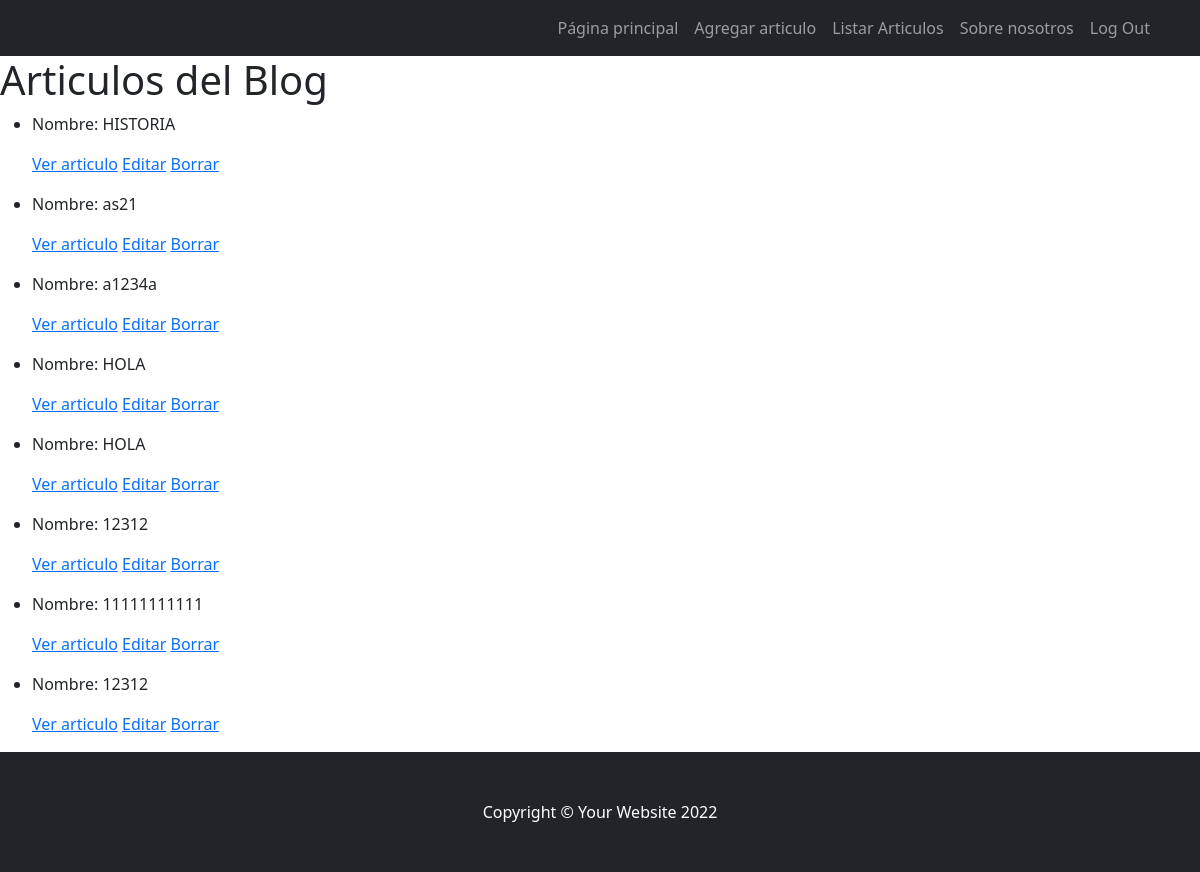
The app's page /articulo/list (signed in), older data.
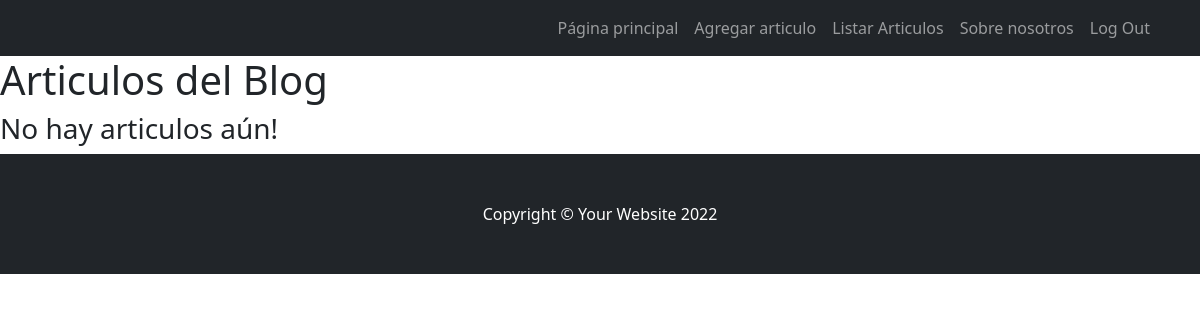
The same page, newer data.
### blog/models.py (models this page shows, shortened)
class Articulo(models.Model):
    titulo = models.CharField(max_length=50)
    subtitulo = models.CharField(max_length=50, null=True)
    fecha = models.DateField(null=True)
    texto = models.TextField(null=True)
    imagen = models.ImageField(upload_to="lugares", null=True, blank=True)
    class Meta:
        verbose_name_plural = "Articulos"

### blog/views.py (the view)
# urls.py: path("articulo/list", ArticuloList.as_view(), name="ArticuloList"),
class ArticuloList(LoginRequiredMixin, ListView):
    model = Articulo
    template_name = "articulo_list.html"

### blog/templates/articulo_list.html
{% extends "nav_up_dwn.html" %}
{% block contenido1 %}
<h1>Articulos del Blog </h1>
{% if object_list %}
    <ul>
        {% for articulo in object_list %}
        <li>
            <p>Nombre: {{ articulo.titulo }}</p>
            <p>
                <a href="{% url 'ArticuloDetail' articulo.id %}">Ver articulo</a>
                <a href="{% url 'ArticuloUpdate' articulo.id %}">Editar</a>
                <a href="{% url 'ArticuloDelete' articulo.id %}">Borrar</a>
            </p>
        </li>
        {% endfor %}
    </ul>
{% else %}
<h3>No hay articulos aún!</h3>
{% endif %}
{% endblock %}

### blog/templates/nav_up_dwn.html (shortened to what this page needs)
        {% load static %}
        <link href="{% static 'index/css/styles.css' %}" rel="stylesheet" />
        <nav class="navbar navbar-expand-lg navbar-dark bg-dark">
            <div class="container">
                <div class="collapse navbar-collapse" id="navbarSupportedContent">
                    <ul class="navbar-nav ms-auto mb-2 mb-lg-0">
                        <li class="nav-item"><a class="nav-link" href="/inicio/">Página principal</a></li>
                        {% if request.user.is_authenticated %}
                        <li class="nav-item"><a class="nav-link" href="/agregar-articulo/">Agregar articulo</a></li>
                        <li class="nav-item"><a class="nav-link" href="/articulo/list">Listar Articulos</a></li>
                        <li class="nav-item"><a class="nav-link" href="/about/">Sobre nosotros</a></li>
                        <li class="nav-item"><a class="nav-link" href="/logout/">Log Out</a></li>
                        {% endif %}
                    </ul>
                </div>
            </div>
        </nav>
        {% block contenido1 %}
        {% endblock %}
        <footer class="py-5 bg-dark">
            <div class="container"><p class="m-0 text-center text-white">Copyright &copy; Your Website 2022</p></div>
        </footer>
    </body>
</html>

Row changes from the older to the newer data that the page shows:
removed Articulo: titulo "HISTORIA"
removed Articulo: titulo "as21"
removed Articulo: titulo "a1234a"
removed Articulo: titulo "HOLA"
removed Articulo: titulo "HOLA"
removed Articulo: titulo "12312"
removed Articulo: titulo "11111111111"
removed Articulo: titulo "12312"
Text that changed along with them:
text now shown: "No hay articulos aún!"
